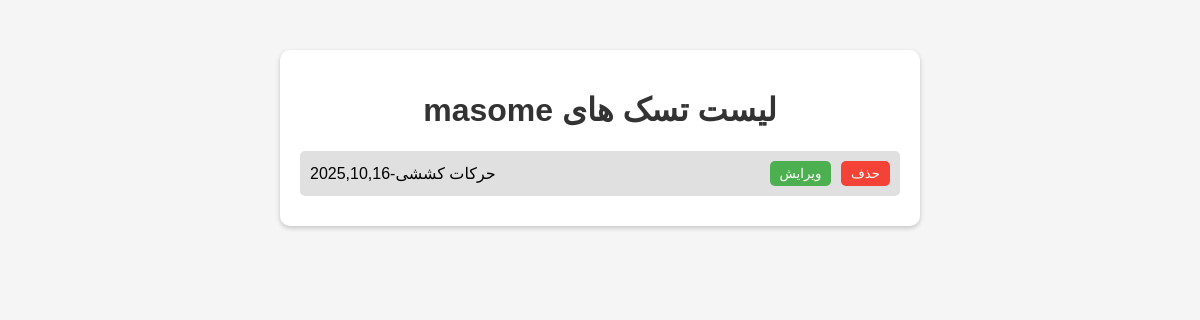
Before: /display_task/ (signed in) with the older database file.
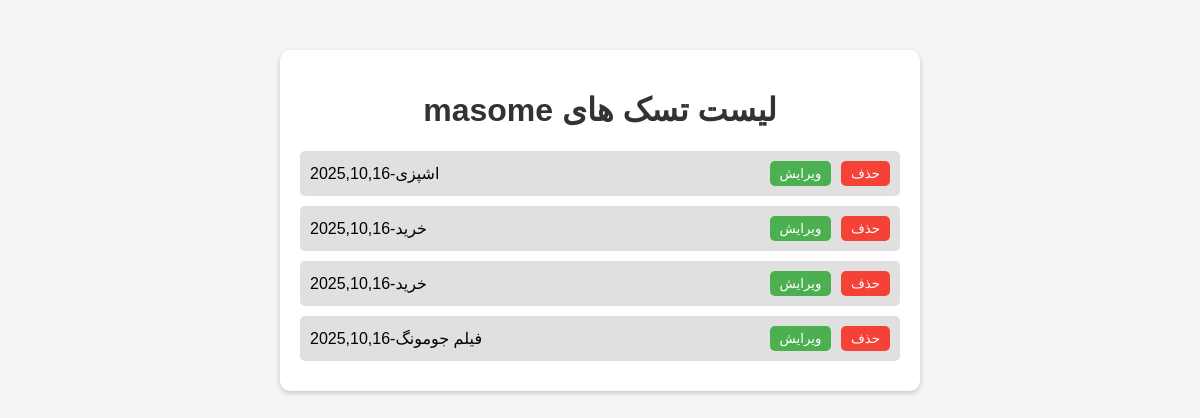
After: the same page with the newer database file.
### task_app/models.py (models this page shows)
class Task(models.Model):
    user=models.ForeignKey(User,on_delete=models.CASCADE,blank=True,null=True)
    task_name=models.CharField(max_length=50)
    created=models.DateField(auto_now_add=True)
    def __str__(self):
        return f"{self.task_name}"

### task_app/views.py (the view)
# urls.py: path("display_task/",views.displayTask,name="display_task"),
@login_required
def displayTask(request):
   tasks=Task.objects.filter(user_id=request.user.id)
   print(tasks)
   if tasks:
         return render(request,"task_app/display_task.html",context={'tasks':tasks})
   return HttpResponse ("هیچ تسکی برای این کاربر وجود ندارد")

### task_app/templates/task_app/display_task.html (shortened to what this page needs)
{%  load static   %}
<!DOCTYPE html>
<html lang="fa">
<head>
    <link rel="stylesheet" href="{%  static   'user_app/css/display.css'  %}">
</head>
<body>
<div class="container">
    <h1>{{request.user.first_name}} لیست تسک های</h1>
    <ul id="task-list">
        {% for task in tasks %}
        <li class="task-item">
            <span class="task-text">{{ task.task_name }}-{{task.created|date:'Y,m,d'}}</span>
            <div class="task-buttons">
               <a href="{%  url   "task_app:edit_task"  task.id   %}"><button class="edit-btn">ویرایش</button></a>
               <a href="{%  url  "task_app:delete_task"  task.id %}"> <button class="delete-btn">حذف</button></a>
            </div>
        </li>
        {% endfor %}
    </ul>
</div>
</body>
</html>

### static/user_app/css/display.css (style rules this page uses)
body { font-family: Arial, sans-serif; background-color: #f5f5f5; text-align: center; margin: 0; padding: 0; }
.container { max-width: 600px; margin: 50px auto; background-color: #fff; padding: 20px; border-radius: 10px; box-shadow: 0 2px 5px rgba(0,0,0,0.2); }
h1 { color: #333; }
#task-list { list-style-type: none; padding: 0; margin: 0; }
.task-item { display: flex; justify-content: space-between; align-items: center; background-color: #e0e0e0; margin: 10px 0; padding: 10px; border-radius: 5px; text-align: right; }
.task-buttons button { margin-left: 5px; padding: 5px 10px; border: none; border-radius: 5px; cursor: pointer; }
.edit-btn { background-color: #4CAF50; color: white; }
.delete-btn { background-color: #f44336; color: white; }

Changed rows visible on the page:
removed Task: task_name "حرکات کششی", created "2025,10,16"
added Task: task_name "اشپزی", created "2025,10,16"
added Task: task_name "خرید", created "2025,10,16"
added Task: task_name "خرید", created "2025,10,16"
added Task: task_name "فیلم جومونگ", created "2025,10,16"
